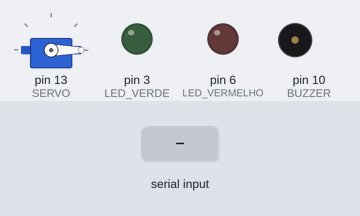
Simulated run of this sketch. Board: Arduino Uno, built with avr-gcc and run on an emulated ATmega328P. Shown: servo, output pins drawn as LEDs (lit = HIGH), buzzer (waves = sounding). Inputs (shaded band) come from the test bench.

Above: at 1.2 s.
1.3 s: "1" received over Serial
At 2.1 s:
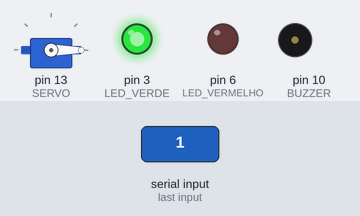
At 3.5 s:
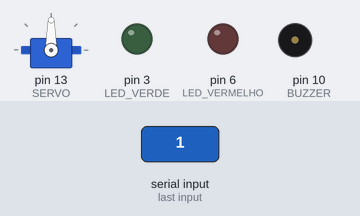
4.2 s: "0" received over Serial
At 6.5 s:
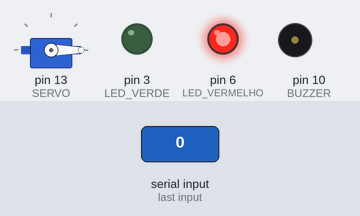
Timing chart, 0 to 8.9 s (numbered marks = the images above; inputs shaded):
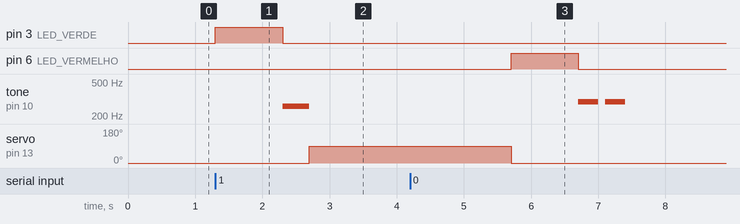

The sketch:

controle_acesso.ino
```cpp
#include <Servo.h>

const int LED_VERDE = 3;
const int LED_VERMELHO = 6;
const int BUZZER = 10;
const int SERVO = 13;

Servo motor;

void setup() {
  Serial.begin(9600);

  pinMode(LED_VERDE, OUTPUT);
  digitalWrite(LED_VERDE, LOW);

  pinMode(LED_VERMELHO, OUTPUT);
  digitalWrite(LED_VERMELHO, LOW);

  pinMode(BUZZER, OUTPUT);
  noTone(BUZZER);

  motor.attach(SERVO);
  motor.write(0);
}

void loop() {

  if (Serial.available() > 0) {
    char comando = Serial.read(); // Lê o byte enviado pelo Java

    // Acesso Liberado
    if (comando == '1') {
      digitalWrite(LED_VERDE, HIGH);
      delay(1000);
      digitalWrite(LED_VERDE, LOW);

      tone(BUZZER, 261);
      delay(400);
      noTone(BUZZER);

      motor.write(90);
      delay(3000);
      motor.write(0);
    }

    // Acesso Negado
    if (comando == '0') {
        digitalWrite(LED_VERMELHO, HIGH);
        delay(1000);
        digitalWrite(LED_VERMELHO, LOW);

        tone(BUZZER, 294);
        delay(300);
        noTone(BUZZER);
        delay(100);
        tone(BUZZER, 294);
        delay(300);
        noTone(BUZZER);
    }

  }
}
```

Measured:
- after the input at 1.3 s, pin 3 (LED_VERDE): LOW → HIGH at once, → LOW 1.0 s later; tone on pin 10 (BUZZER): silent → 261 Hz after 1.0 s, → silent 0.40 s later; servo on pin 13 (SERVO): 0° → 90° after 1.4 s
- after the input at 4.2 s, pin 6 (LED_VERMELHO): LOW → HIGH after 1.5 s, → LOW 1.0 s later; tone on pin 10 (BUZZER): alternates 294 Hz for 0.30 s and silent for 0.10 s, 4 changes in all, then stays silent, starting after 2.5 s
